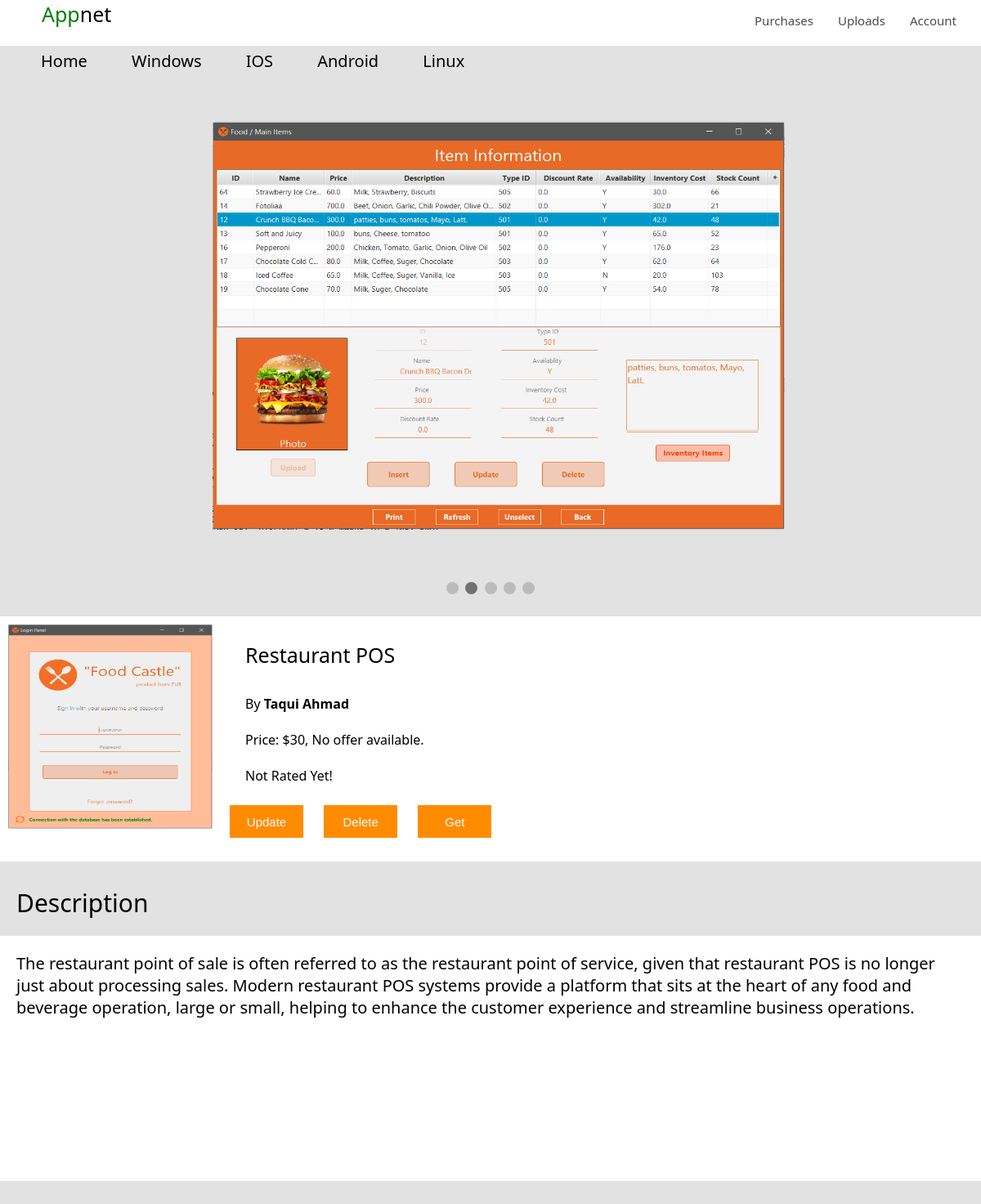
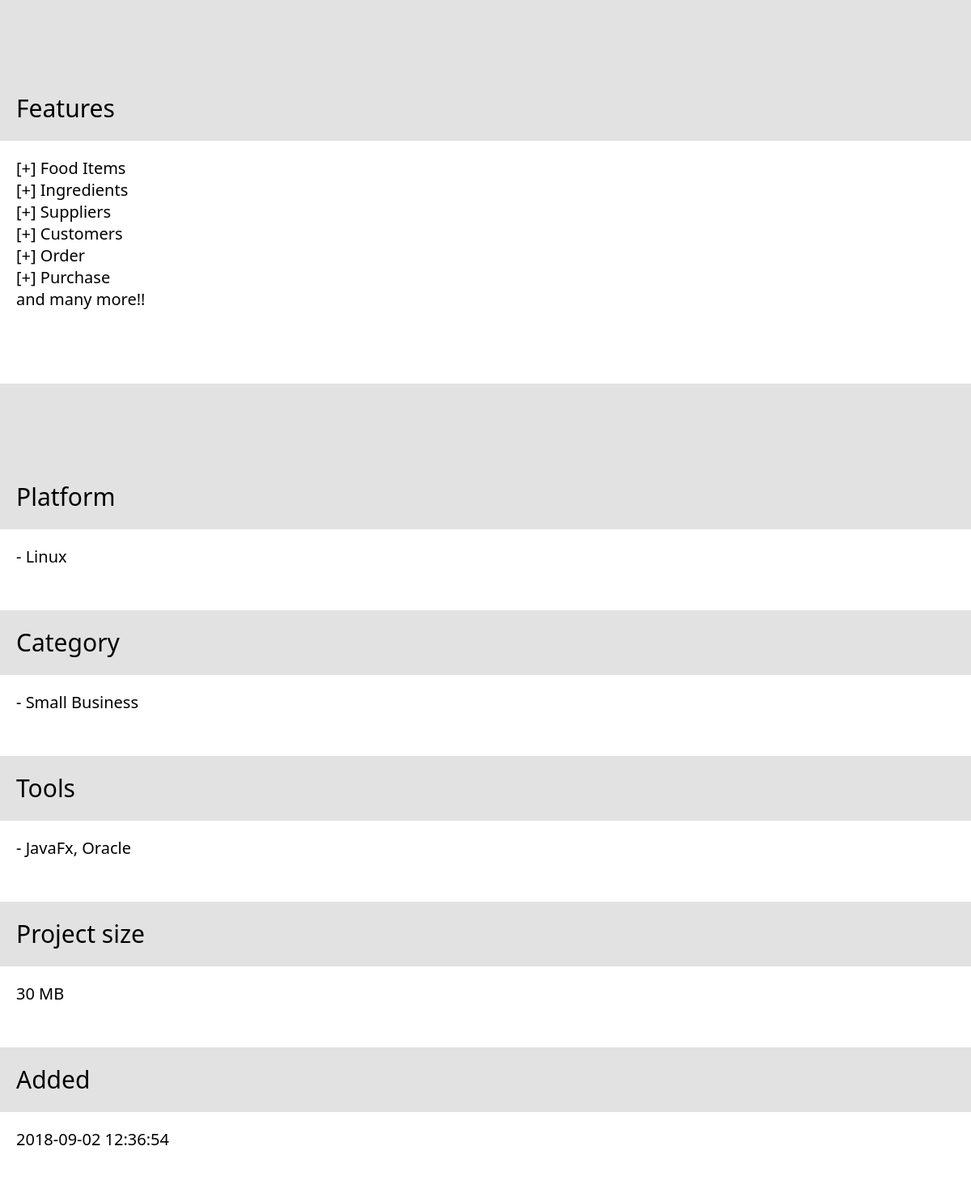
The page /src/user/projectPageUser.php?project=5b8bd9660af58 (signed in) on the database its author committed (2 pictures, top to bottom).
### tables this page shows
CREATE TABLE `snapshot` (
  `snap_id` int(11) NOT NULL,
  `file_name` text NOT NULL,
  `project_id` varchar(20) NOT NULL
);

CREATE TABLE `project` (
  `project_id` varchar(20) NOT NULL,
  `title` varchar(30) NOT NULL,
  `price` double NOT NULL DEFAULT '0',
  `description` text NOT NULL,
  `features` text NOT NULL,
  `tools` text NOT NULL,
  `icon` text NOT NULL,
  `size` text,
  `link` varchar(100) NOT NULL,
  `up_vote` int(11) NOT NULL DEFAULT '0',
  `down_vote` int(11) NOT NULL DEFAULT '0',
  `change_log` text,
  `discount` double NOT NULL DEFAULT '0',
  `time_added` timestamp NOT NULL DEFAULT CURRENT_TIMESTAMP,
  `platform` varchar(15) NOT NULL,
  `category` varchar(15) NOT NULL,
  `user_id` int(11) NOT NULL
);

CREATE TABLE `user` (
  `user_id` int(11) NOT NULL,
  `f_name` varchar(15) DEFAULT NULL,
  `l_name` varchar(15) NOT NULL,
  `dob` date NOT NULL,
  `phone` varchar(15) NOT NULL,
  `email` varchar(25) NOT NULL,
  `country` varchar(15) NOT NULL,
  `city` varchar(15) NOT NULL,
  `state` varchar(15) DEFAULT NULL,
  `p_code` int(11) NOT NULL,
  `address` varchar(50) DEFAULT NULL,
  `balance` double NOT NULL DEFAULT '0',
  `added_time` timestamp NOT NULL DEFAULT CURRENT_TIMESTAMP,
  `password` varchar(25) NOT NULL
);

### database/fetch_data.php (called while the page is built, shortened)
<?php
function fetch_data($query)
{
    $response = null;
    $connection = get_db_connection();
    $table = @mysqli_query($connection, $query);
    if ($table)
    {
        $response = $table;
    }
    else
    {
        echo 'Unable to execute the following query: ', '<b>$query</b>', '\n';
        echo mysqli_error($connection);
    }
    return $response;
}
function fetch_snapshot($project_id)
{
    $query = "SELECT SNAP_ID, FILE_NAME FROM SNAPSHOT WHERE PROJECT_ID = '$project_id'";
    return ($table = fetch_data($query));
}
function fetch_project($project_id)
{
    $query = "SELECT TITLE, PRICE, DESCRIPTION, FEATURES, TOOLS, ICON, SIZE, LINK, DISCOUNT, PLATFORM, CATEGORY, UP_VOTE, DOWN_VOTE, TIME_ADDED, p.USER_ID, F_NAME, L_NAME FROM PROJECT p, USER u WHERE PROJECT_ID = '$project_id' AND p.USER_ID = u.USER_ID";
    $table = fetch_data($query);
    return ($row = mysqli_fetch_array($table));
}
?>

### src/user/projectPageUser.php (the view, shortened to what this page needs)
<!DOCTYPE html>
<html>
<head>
	<link rel="stylesheet" type="text/css" href="../../css/ProjectPageStyle.css">
</head>
<body>
	<div class="header" style="text-transform: capitalize;">
		<span style="padding: 30px"> <span style="color: green;">app</span>net</span>
		<ul>
			<li><a href="userPanelPersonalInfo.php">Account</a></li>
			<li><a href="userPanelProjects.php">Uploads</a></li>
			<li><a href="userPurchasedProjects.php">Purchases</a></li>
		</ul>
	</div>
	<div class="section1">
		<div class="categories">
			<a href="../front/home.php">Home</a>
			<a href="../front/Windows.php">Windows</a>
			<a href="../front/IOS.php">IOS</a>
			<a href="../front/Android.php">Android</a>
			<a href="../front/Linux.php">Linux</a>
		</div>
	</div>
	<div class="slideshow-container">
		<?php
			include '../../database/fetch_data.php';
			$project_id = $_GET['project'];
			$table = fetch_snapshot($project_id);
			while ($row = mysqli_fetch_array($table)) {
				$snap = $row['FILE_NAME'];
				echo "
					<div class='mySlides fade'>
						<img src='../../images/screenshots/$project_id/$snap' style='width:700px;height:500px;'>
					</div>
				";
			}
		 ?>
	</div>
	<br/>
	<div style="text-align:center">
	  <span class="dot"></span>
	  <span class="dot"></span>
	  <span class="dot"></span>
	  <span class="dot"></span>
	  <span class="dot"></span>
	</div><br/>
	<div class="projectInfo">
		<?php
			include_once '../../database/fetch_data.php';
			$project_id = $_GET['project'];
			$row = fetch_project($project_id);
			$title = $row['TITLE'];
			$price = $row['PRICE'];
			$desc = $row['DESCRIPTION'];
			$features = $row['FEATURES'];
			$tools = $row['TOOLS'];
			$icon = $row['ICON'];
			$size = $row['SIZE'];
			$link = $row['LINK'];
			$discount = $row['DISCOUNT'];
			$platform = $row['PLATFORM'];
			$category = $row['CATEGORY'];
			$up_vote = $row['UP_VOTE'];
			$down_vote = $row['DOWN_VOTE'];
			$total_vote = ($up_vote + $down_vote) == 0 ? 1 : ($up_vote + $down_vote);
			$rating = (int)(($up_vote / $total_vote) * 100);
			$date_time = $row['TIME_ADDED'];
			$owner_name = $row['F_NAME'] . ' ' . $row['L_NAME'];
			echo "
				<img src=\"../../images/icons/$icon\" style=\"width: 250px;height: 250px;\">
				<label class=\"projectHeader\">$title</label><br/>
				<label style=\"padding-top: 10px;\">By <b>$owner_name</b></label><br/>
				<label class=\"projectInfoTxt\">Price: $$price, " . ($discount != 0 ? "<b>$discount% OFF!</b>" : "No offer available.") . "</label><br>
				<label class=\"projectInfoTxt\">" . ($rating == 0 ? " Not Rated Yet!" : " Rating: $rating%") . "</label>
				<a href=\"updateProject.php?project=$project_id\"><button class=\"firstbtn\">Update</button></a>
				<a href=\"deleteProject.php\"><button>Delete</button></a>
				<button onclick=\"getLink()\">Get</button>
				<p id=\"link\"></p>
				<script type=\"text/javascript\">
					function getLink() {
						document.getElementById(\"link\").innerHTML = \"&nbsp&nbsp&nbsp&nbsp&nbsp&nbsp&nbsp&nbsp&nbsp <a href='$link'>Project Link</a>\";
					}
				</script>
			</div>
			<div class=\"projectDescription\">
				<div class=\"info\">
					<label class=\"heading\">Description</label><br/>
					<p style=\"font-size: 20px; width: 100%;background: white;\">
						$desc
					</p>
				</div> <br/>
				<div class=\"info\">
					<label class=\"heading\">Features</label><br/>
					<p style=\"font-size: 20px; width: 100%;background: white;\">
						$features
					</p>
				</div>
				<div class=\"info\" style=\"height: 150px;\">
					<label class=\"heading\">Platform</label><br/>
					<p style=\"font-size: 20px;height: 100px; width: 100%;background: white;\">
						- $platform
					</p>
				</div>
				<div class=\"info\" style=\"height: 150px;\">
					<label class=\"heading\">Category</label><br/>
					<p style=\"font-size: 20px;height: 100px; width: 100%;background: white;\">
						- $category
					</p>
				</div>
				<div class=\"info\" style=\"height: 150px;\">
					<label class=\"heading\">Tools</label><br/>
					<p style=\"font-size: 20px;height: 100px; width: 100%;background: white;\">
						- $tools
					</p>
				</div>
				<div class=\"info\" style=\"height: 150px;\">
					<label class=\"heading\">Project size</label><br/>
					<p style=\"font-size: 20px;height: 100px; width: 100%;background: white;\">
						$size
					</p>
				</div>
				<div class=\"info\" style=\"height: 150px;\">
					<label class=\"heading\">Added</label><br/>
					<p style=\"font-size: 20px;height: 100px; width: 100%;background: white;\">
						$date_time
					</p>
				</div>
			";
		 ?>
	</div>
</body>
</html>

### css/ProjectPageStyle.css (style rules this page uses)
* { box-sizing: border-box; }
body { margin: 0; padding: 0; background: #e2e2e2; font-family: "Segoe UI"; }
.header { width: 100%; font-size: 25px; height: 7vh; background: white; }
.header span { margin-left: 10.5px; }
.header ul { font-size: 15px; float: right; list-style: none; margin-right: 30px; }
.header ul li { list-style: none; float: right; padding-left: 30px; }
.header ul li a { text-decoration: none; color: black; opacity: 0.7; font-weight: 500; }
.section1 .categories { padding-top: 5px; }
.section1 .categories a { text-decoration: none; color: black; font-family: "Segoe UI"; padding-left: 50px; font-size: 20px; padding-bottom: 10px; }
.mySlides { display: none; }
img { margin-top: 50px; vertical-align: middle; margin-left: 150px; }
.slideshow-container { padding:10px; max-width: 1000px; position: relative; margin: auto; height: 600px; }
.dot { height: 15px; width: 15px; margin: 0 2px; background-color: #bbb; border-radius: 50%; display: inline-block; transition: background-color 0.6s ease; }
.active { background-color: #717171; }
.fade { -webkit-animation-name: fade; -webkit-animation-duration: 1.5s; animation-name: fade; animation-duration: 1.5s; }
.projectInfo { width: 100%; height: 300px; background: white; }
.projectInfo label { display: block; font-family: "Segoe UI"; margin-left: 300px; }
.projectInfo .projectHeader { font-size: 25px; padding-top: 30px; }
.projectInfo img { float: left; margin-left: 10px; margin-top: 10px; }
.projectInfo button { margin-top: 25px; box-shadow: none; border: none; height: 40px; width: 90px; background: darkorange; color: white; font-size: 15px; margin-left: 21px; }
.projectDescription { margin-top: 30px; width: 100%; height: 500px; }
.projectDescription .info { margin-top: 30px; width: 100%; height: 450px; }
.projectDescription .info p { width: 100%; height: 300px; padding: 20px; background: white; }
.projectDescription .info .heading { font-size: 30px; font-weight: "Segoe UI"; padding-left: 20px; }

### rows shown on the page
snapshot: file_name (picture)
project: icon (picture), title "Restaurant POS", user.l_name "Taqui Ahmad", price "30", description "The restaurant point of sale is often referred to as the restaurant point of service, given that restaurant POS is no longer just about processing sales. Modern restaurant POS systems provide a platform that sits at the heart of any food and beverage operation, large or small, helping to enhance the customer experience and streamline business operations.", features "[+] Food Items [+] Ingredients [+] Suppliers [+] Customers [+] Order [+] Purchase and many more!!", platform "Linux", category "Small Business", tools "JavaFx, Oracle", size "30 MB", time_added "2018-09-02 12:36:54"
